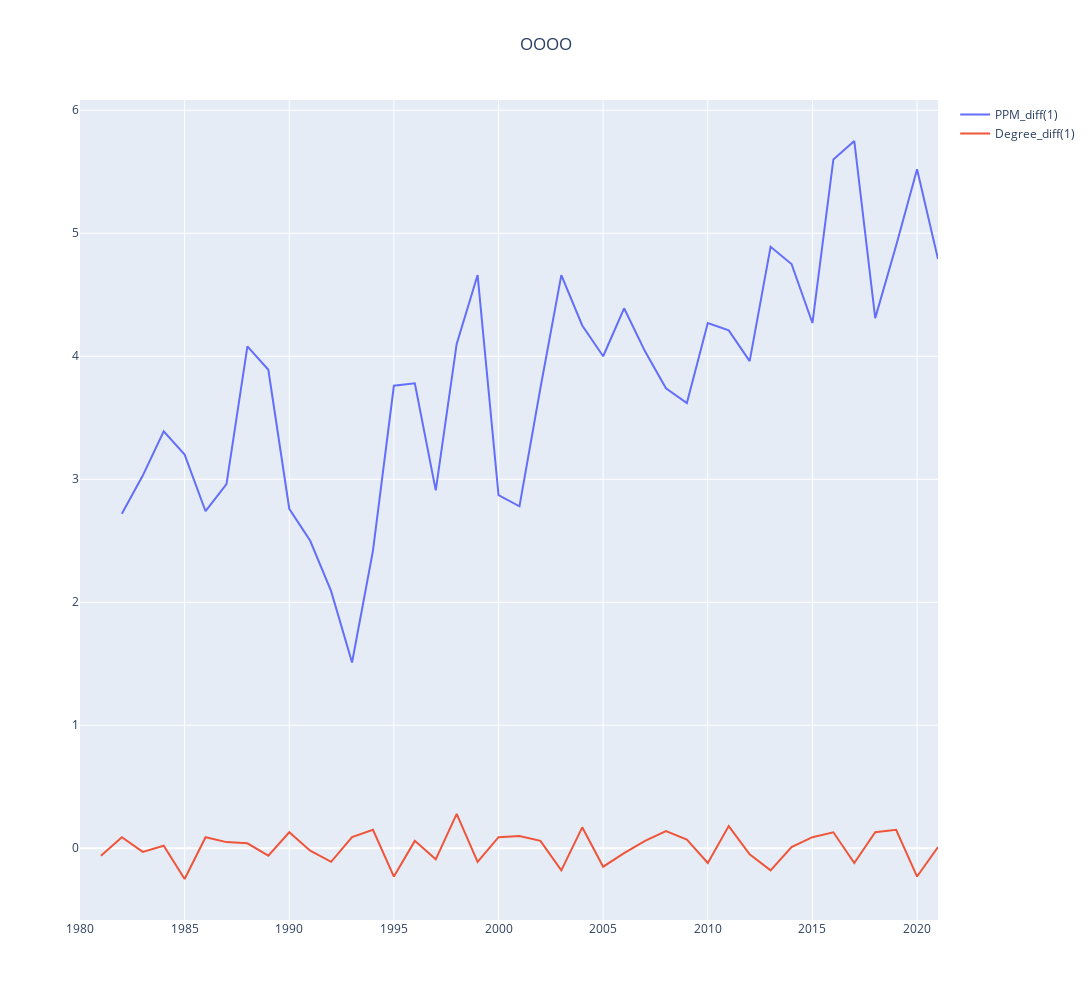

Notebook source saved alongside this figure:
### Code cell
import matplotlib.pyplot as plt
import numpy as np
import pandas as pd
import plotly.graph_objects as go
from sklearn.metrics import r2_score 
from scipy.optimize import curve_fit

# ARIMA算法解析与Python实现
# https://blog.csdn.net/fs01234/article/details/88914930

# 已有数据
df = pd.read_excel('2022_HiMCM_Data-B.xlsx',sheet_name="Sheet4")
year = df['Year'].to_numpy()
ppm = df['PPM']
# degree = df["Degree"]


fig = go.Figure()
fig.add_traces(go.Scatter(x=year, y=ppm.diff(2), mode = "lines", name = "PPM_diff(1)"))
fig.add_traces(go.Scatter(x=year, y=degree.diff(1), mode = "lines", name = "Degree_diff(1)"))

fig.update_layout( 
        title='OOOO',
        title_x=0.5,
        # autosize=False,
        width=2200,
        height=1000,
    )

fig.show()

### Figure 1 — Plotly figure (JSON) as saved in the notebook; plotly's stock layout.template omitted (floating-point values rounded to 4 significant figures)
{"data": [{"mode": "lines", "name": "PPM_diff(1)", "type": "scatter", "x": [1980, 1981, 1982, 1983, 1984, 1985, 1986, 1987, 1988, 1989, 1990, 1991, 1992, 1993, 1994, 1995, 1996, 1997, 1998, 1999, 2000, 2001, 2002, 2003, 2004, 2005, 2006, 2007, 2008, 2009, 2010, 2011, 2012, 2013, 2014, 2015, 2016, 2017, 2018, 2019, 2020, 2021], "y": [null, null, 2.72, 3.03, 3.39, 3.2, 2.74, 2.96, 4.08, 3.89, 2.76, 2.5, 2.09, 1.51, 2.42, 3.76, 3.78, 2.91, 4.1, 4.66, 2.87, 2.78, 3.74, 4.66, 4.25, 4, 4.39, 4.04, 3.74, 3.62, 4.27, 4.21, 3.96, 4.89, 4.75, 4.27, 5.6, 5.75, 4.31, 4.9, 5.52, 4.79]}, {"mode": "lines", "name": "Degree_diff(1)", "type": "scatter", "x": [1980, 1981, 1982, 1983, 1984, 1985, 1986, 1987, 1988, 1989, 1990, 1991, 1992, 1993, 1994, 1995, 1996, 1997, 1998, 1999, 2000, 2001, 2002, 2003, 2004, 2005, 2006, 2007, 2008, 2009, 2010, 2011, 2012, 2013, 2014, 2015, 2016, 2017, 2018, 2019, 2020, 2021], "y": [null, -0.06, 0.09, -0.03, 0.02, -0.25, 0.09, 0.05, 0.04, -0.06, 0.13, -0.02, -0.11, 0.09, 0.15, -0.23, 0.06, -0.09, 0.28, -0.11, 0.09, 0.1, 0.06, -0.18, 0.17, -0.15, -0.04, 0.06, 0.14, 0.07, -0.12, 0.18, -0.05, -0.18, 0.01, 0.09, 0.13, -0.12, 0.13, 0.15, -0.23, 0.01, 0.14, 0.1, -0.01, -0.09, 0.14, -0.04, 0.03, -0.12, 0.11, 0.07, -0.11, 0.04, 0.02, 0.07, 0.15, 0.12, -0.09, -0.08, 0.13, 0.05, -0.18]}], "layout": {"height": 1000, "title": {"text": "OOOO", "x": 0.5}, "width": 2200}}
